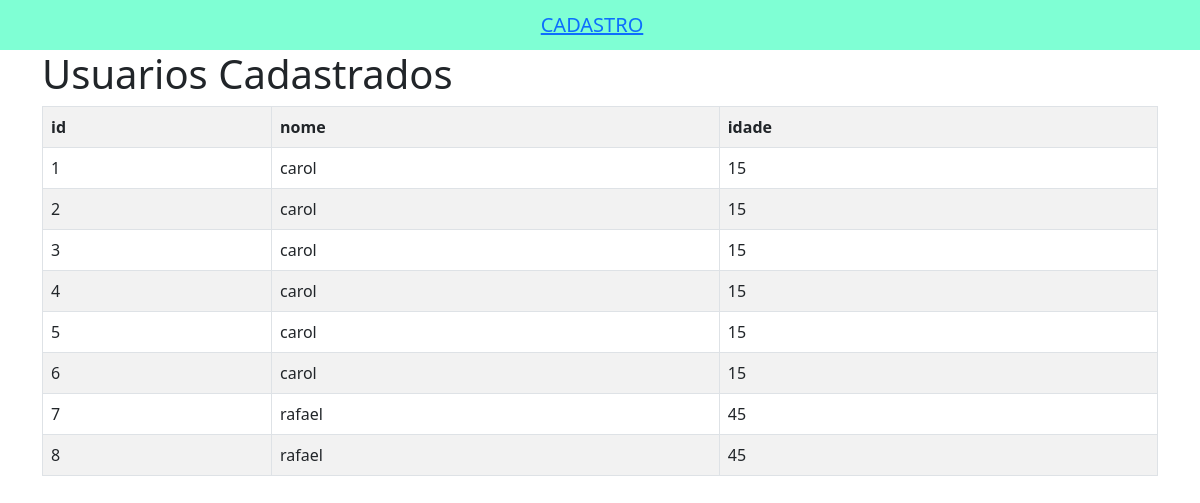
Screenshot of /usuarios/ with the database file from the repository.
### app_cad/models.py (models this page shows)
class Usuario(models.Model):
    id_usuario = models.AutoField(primary_key=True)
    nome = models.TextField(max_length=255)
    idade = models.IntegerField()

### app_cad/views.py (the view)
# urls.py: path('usuarios/', views.usuarios, name='listagem_usuarios')
def usuarios(request):
    if request.method == 'POST':
        novo_usuario = Usuario()
        novo_usuario.nome = request.POST.get('nome')
        novo_usuario.idade = request.POST.get('idade')
        novo_usuario.save()
    usuarios = {
        'usuarios': Usuario.objects.all()
    }
    return render(request, 'usuarios/usuarios.html',usuarios)

### app_cad/templates/usuarios/usuarios.html
{% extends 'usuarios/base.html' %}
{% block conteudo %}
<div class="container">
    <h1>Usuarios Cadastrados</h1>
    <table class="table table-bordered table-striped">
        <tr>
            <th>id</th>
            <th>nome</th>
            <th>idade</th>
        </tr>
        {% for usuario in usuarios%}
        <tr>
            <td>{{usuario.id_usuario}}</td>
            <td>{{usuario.nome}}</td>
            <td>{{usuario.idade}}</td>
        </tr>
        {% endfor %}
    </table>
</div>
{% endblock %}

### app_cad/templates/usuarios/base.html (shortened to what this page needs)
<!doctype html>
<html lang="en">
  <head>
    <link href="https://cdn.jsdelivr.net/npm/bootstrap@5.0.2/dist/css/bootstrap.min.css" rel="stylesheet">
  </head>
  <body>
    <nav style="background-color: aquamarine !important;"  class="navbar navbar-light bg-light">
        <div class="container-fluid">
            <span style="display: flex; justify-content: center; width: 100%;" class="navbar-brand mb-0 h1"><a href="{% url 'home' %}">CADASTRO</a></span>        </div>
    </nav>
   {% block conteudo %}
   {% endblock %}
  </body>
</html>

### rows the page displays
Usuario: id_usuario "1", nome "carol", idade "15"
Usuario: id_usuario "2", nome "carol", idade "15"
Usuario: id_usuario "3", nome "carol", idade "15"
Usuario: id_usuario "4", nome "carol", idade "15"
Usuario: id_usuario "5", nome "carol", idade "15"
Usuario: id_usuario "6", nome "carol", idade "15"
Usuario: id_usuario "7", nome "rafael", idade "45"
Usuario: id_usuario "8", nome "rafael", idade "45"
